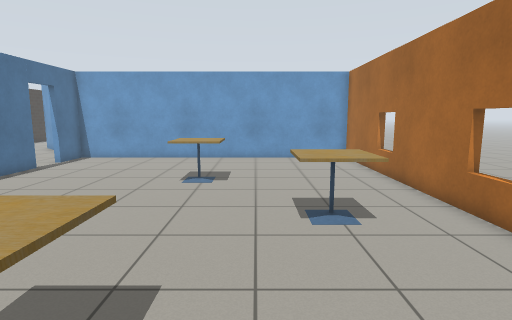
View 1 (above)

22 first-person views from a walk through a Gazebo world. The camera is 1.2 m above the floor, tilts 8° down and sees 80° across. The floor is counted in squares, 0.5 m on a side. Each view is taken from the middle of a square. On the plan, view 1 faces up. The plan holds only what a view shows up to about 18 squares ahead; the rest is blank. The place goes on beyond the plan. Gazebo's built-in surfaces are drawn with simple patterns. Simple shapes stand in for some stock models.

View 2
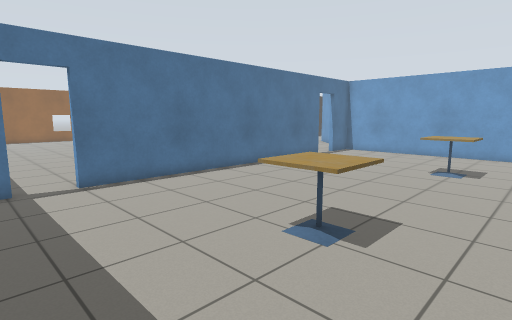

View 3
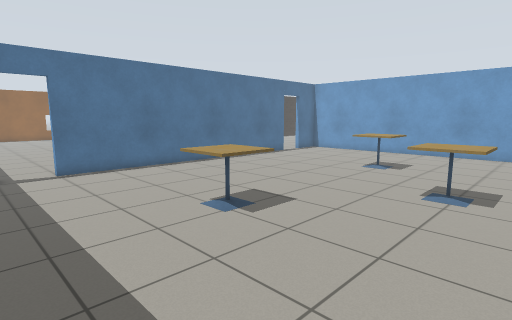

View 4
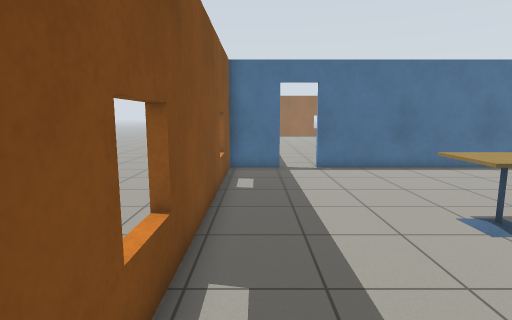

View 5
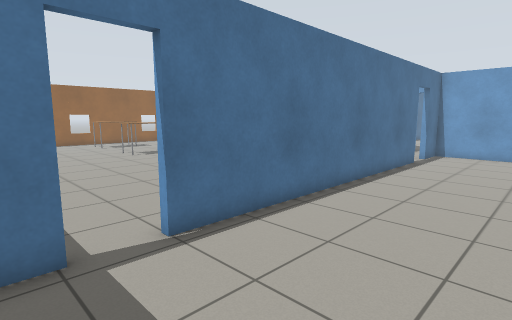

View 6
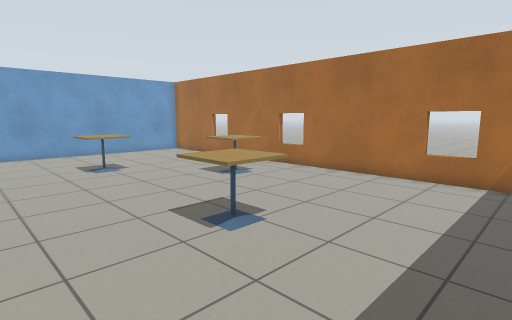

View 7
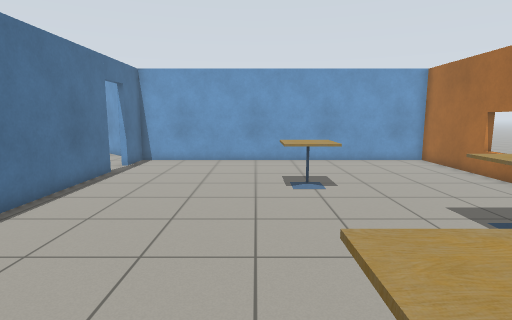

View 8
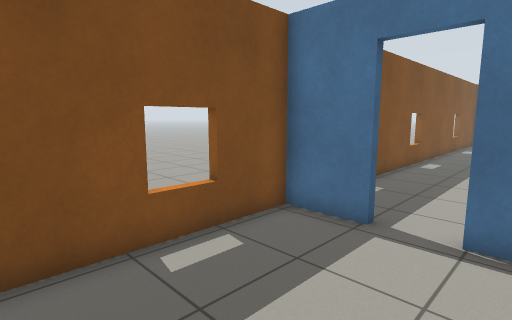

View 9
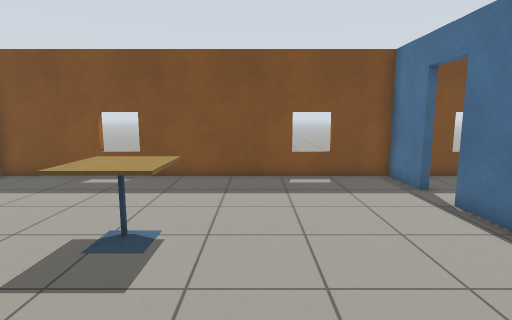

View 10
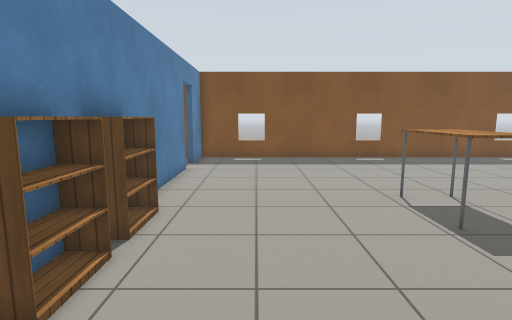

View 11
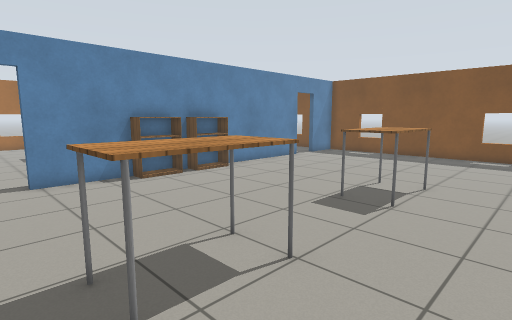

View 12
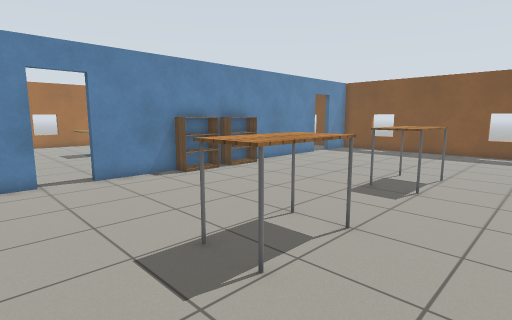

View 13
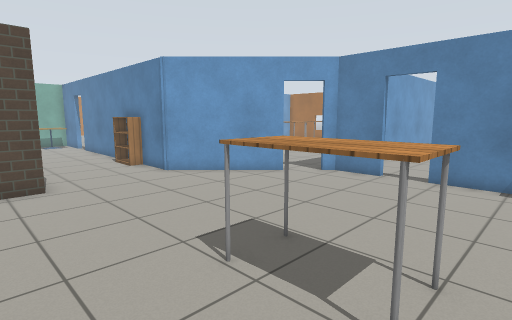

View 14
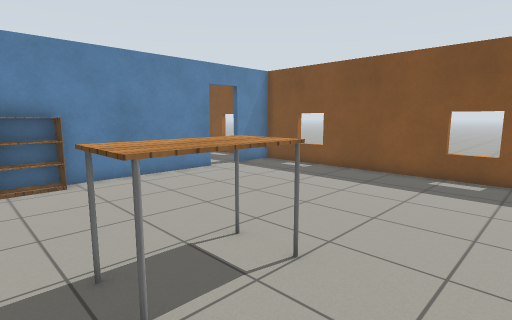

View 15
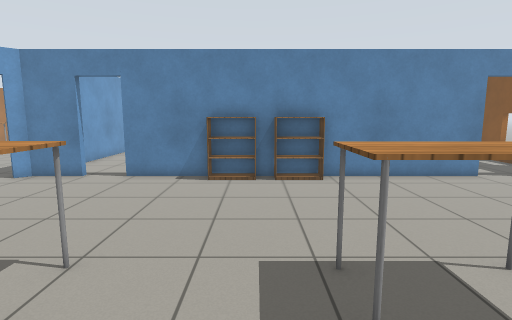

View 16
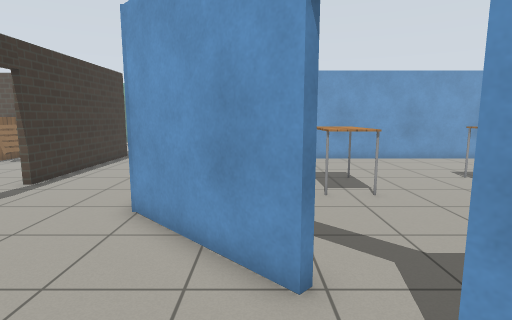

View 17
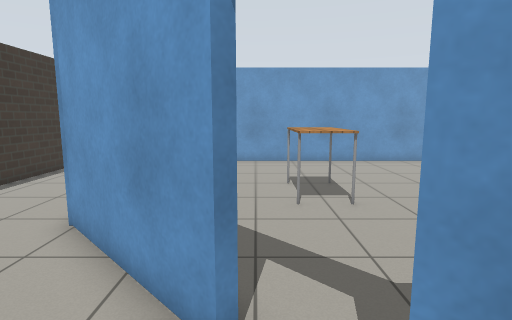

View 18
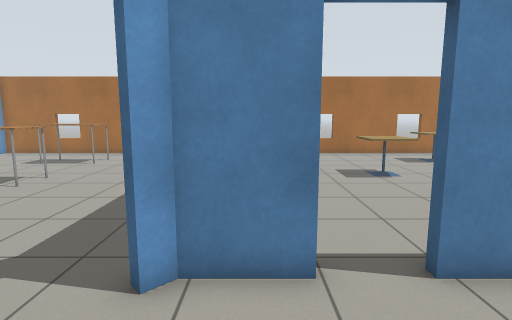

View 19
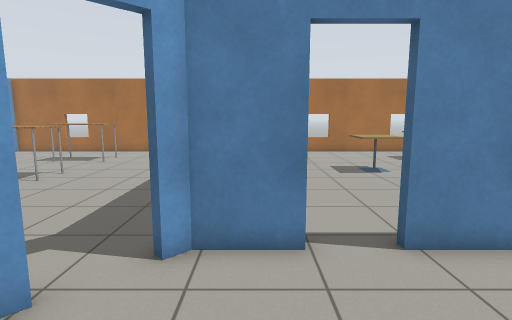

View 20
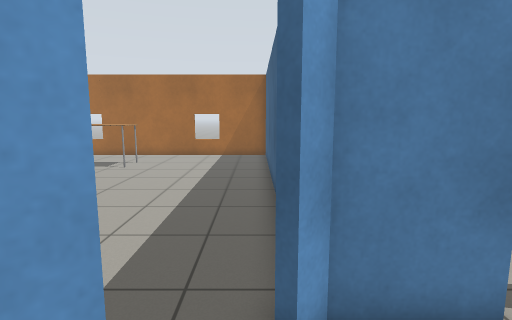

View 21
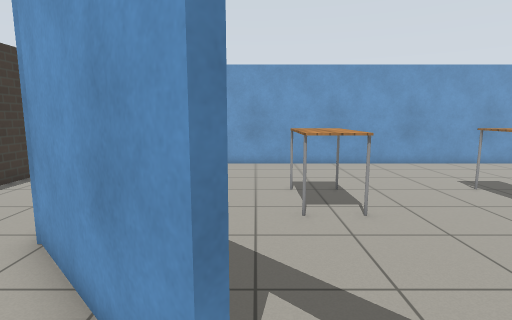

View 22
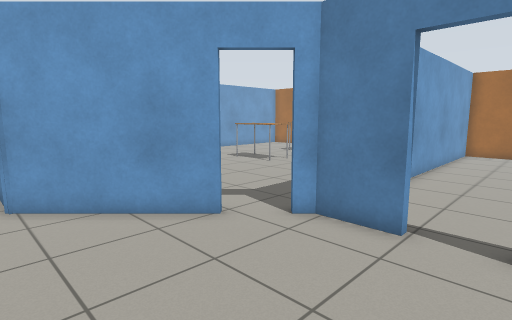

### Floor plan
Points are (right, up) in squares from view 1. A wall is a line through its corners. A room is listed if a view was taken in it or the views show most of it. See-through windows are left out.
Room 1 (views 1, 2, 3, 4, 5, 6, 7, 8, 9)
walls: (-10.4, 14.4) (-10.4, -0.1); (-10.4, -1.8) (-10.4, -4.2) (5.4, -4.2); (5.4, -2.1) (5.4, 18.1) (-10.4, 18.1) (-10.4, 16)
ways out: open door at (-10.8, -1) to room 2; open door at (-10.7, 15.3) to room 2
objects: cafe table (-3, 1) to (-2, 3); cafe table (-3, 11) to (-1, 12); cafe table (1, 6) to (3, 8)
Room 2 (views 10, 11, 12, 13, 14, 15, 16, 17, 18, 19, 20, 21, 22)
walls: (-10.7, 11.4) (-10.7, 14.4); (-10.7, 16) (-10.7, 18.2); (-10.6, 18.1) (-11.2, 18.6); (-12.4, 19.8) (-16.2, 23.6) (-16.2, 30.1); (-21, 22.4) (-22.1, 22.4); (-10.7, -0.1) (-10.7, 6.6); (-23.5, -4.2) (-10.7, -4.2) (-10.7, -1.9); (-21, 34.4) (-21, 26.6)
ways out: open door at (-10.8, -1) to room 1; open door at (-10.7, 15.3) to room 1; open door at (-21, 25.5); open door at (-11.7, 19.3)
objects: table (-20, 5) to (-18, 8); table (-20, 12) to (-18, 15); bookshelf (-17, 26) to (-16, 28); bookshelf (-12, 9) to (-11, 11); bookshelf (-11, 7) to (-11, 8)

Where each view was taken, in squares from view 1:
view 1: 0 up, 0 right, facing up
view 2: 3 down, 1 right, facing up-left
view 3: 3 down, 4 right, facing up-left
view 4: 3 down, 4 right, facing left
view 5: 3 down, 5 left, facing up-left
view 6: 3 down, 7 left, facing up-right
view 7: 1 up, 4 left, facing up
view 8: 1 up, 4 left, facing down-left
view 9: 8 up, 5 left, facing down
view 10: 14 up, 14 left, facing down
view 11: 16 up, 23 left, facing down-right
view 12: 18 up, 23 left, facing down-right
view 13: 11 up, 23 left, facing up-right
view 14: 9 up, 23 left, facing down-right
view 15: 9 up, 23 left, facing right
view 16: 16 up, 13 left, facing up
view 17: 17 up, 12 left, facing up
view 18: 17 up, 15 left, facing right
view 19: 17 up, 16 left, facing right
view 20: 19 up, 14 left, facing right
view 21: 18 up, 12 left, facing up
view 22: 14 up, 17 left, facing up-right
